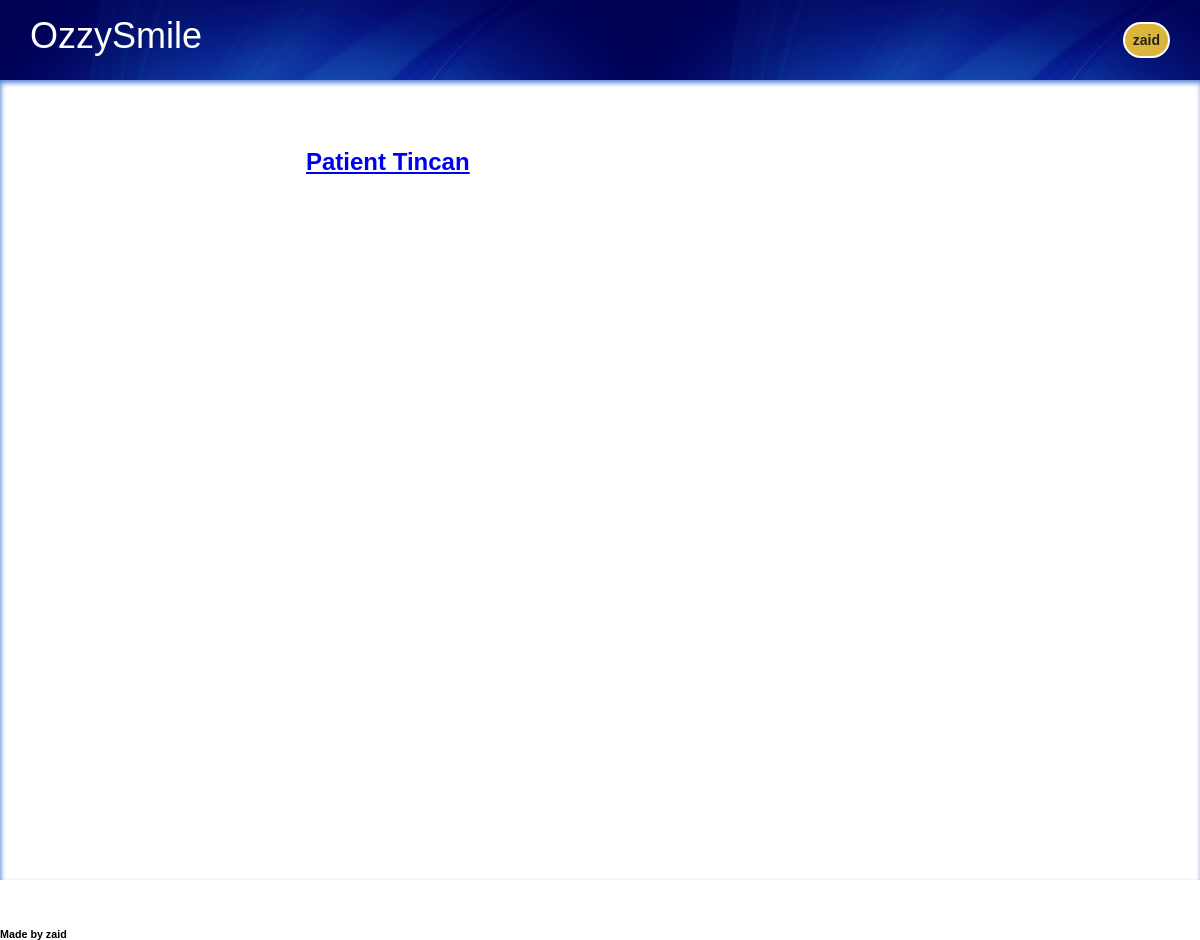
Before: /viewer/ (signed in) with the older database file.
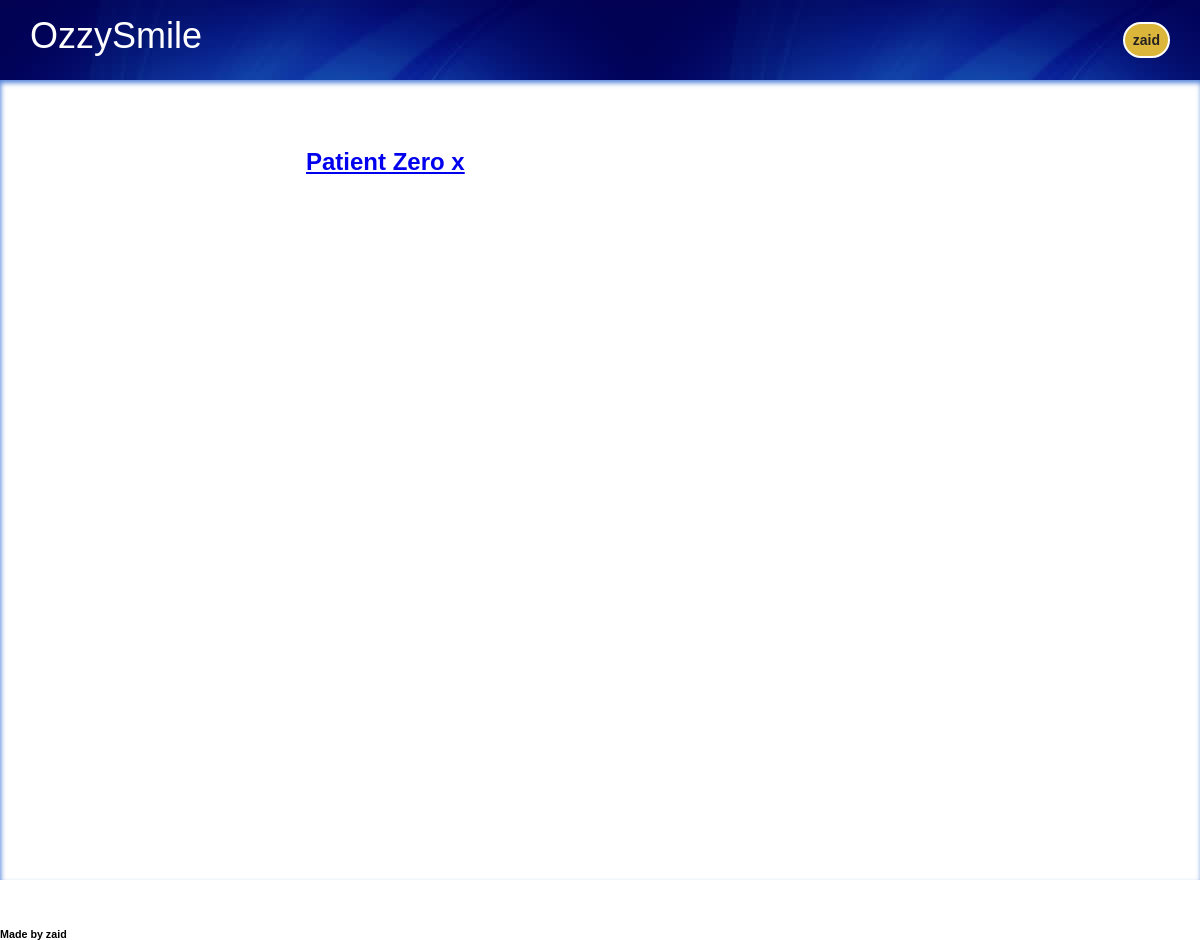
After: the same page with the newer database file.
### viewer/models.py (models this page shows)
class GLBModels(models.Model):
    status_list = (
        ("P", "Pending"),("A", "Accepted"),("R", "Rejected"),)
    case_alias = models.CharField(null=True, blank=True, max_length=50);
    user = models.ForeignKey(User, on_delete=models.CASCADE, null=True)
    case_status = models.CharField(max_length=100, choices=status_list,
        default="P")
    id = models.UUIDField(default=uuid.uuid4, unique=True, primary_key=True, editable=True)
    upper_model = models.FileField(null=True, blank=True)
    lower_model = models.FileField(null=True, blank=True)
    ipr_form = models.ImageField(null=True, blank=True)
    upper_stages_number = models.PositiveIntegerField(default=0, null=True, blank=False)
    lower_stages_number = models.PositiveIntegerField(default=0, null=True, blank=False)

### viewer/views.py (the view)
# urls.py: path('',views.showcase_page, name='ShowPage'),
@login_required(login_url="LoginPage")
def showcase_page(request):
    current_user = request.user
    glb_models = GLBModels.objects.filter(user=current_user)
    context = {'models': glb_models}
    return render(request, 'viewer/showcase.html', context)

### viewer/templates/viewer/showcase.html (shortened to what this page needs)
{% extends 'base.html' %}
{% load static %}
{% block body %}
<div class="content-holder">
    {% for i in models %}
        <a href="{% url 'ViewPage' i.id %}">
            <div class="item-container">
                <h2>{{i.case_alias}}</h2>
            </div>
        </a>
    {% endfor %}
    </div>
{% endblock %}

Changed rows visible on the page:
removed GLBModels: case_alias "Patient Tincan"
added GLBModels: case_alias "Patient Zero x"
